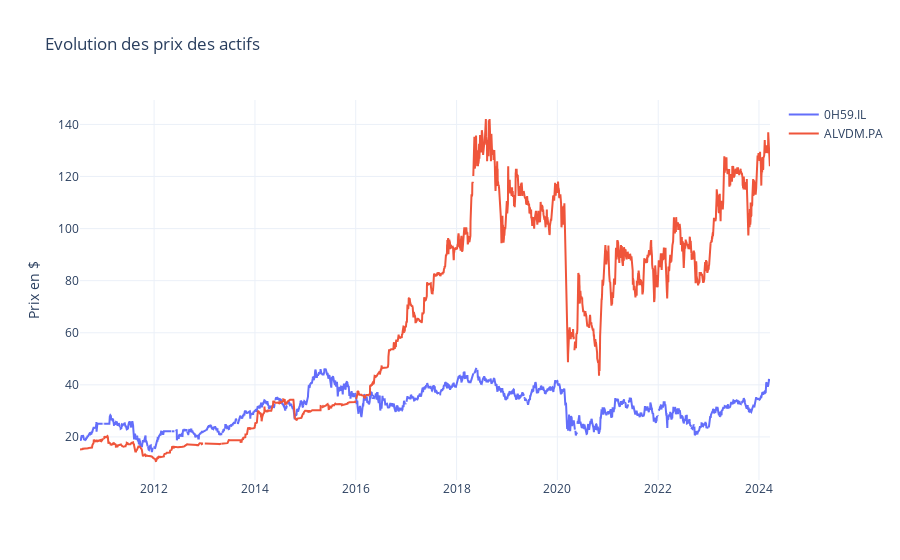

Notebook code cell kept with this figure:
### Code cell
# Affichage des données superposé avec plotly pour une année 
fig = go.Figure()
for a in assets:
    fig.add_trace(go.Scatter(x=data.index, y=data[a], name=a))
fig.update_layout(title='Evolution des prix des actifs', yaxis_title='Prix en $')
fig.show()

### Figure 1 — Plotly figure (JSON) as saved in the notebook; plotly's stock layout.template omitted (floating-point values rounded to 4 significant figures; data arrays with more than 128 entries replaced by an {"elided": "..."} marker saying what was removed)
{"data": [{"name": "0H59.IL", "type": "scatter", "x": {"elided": "3518 str values"}, "y": {"elided": "3518 float values"}}, {"name": "ALVDM.PA", "type": "scatter", "x": {"elided": "3518 str values"}, "y": {"elided": "3518 float values"}}], "layout": {"title": {"text": "Evolution des prix des actifs"}, "yaxis": {"title": {"text": "Prix en $"}}}}
